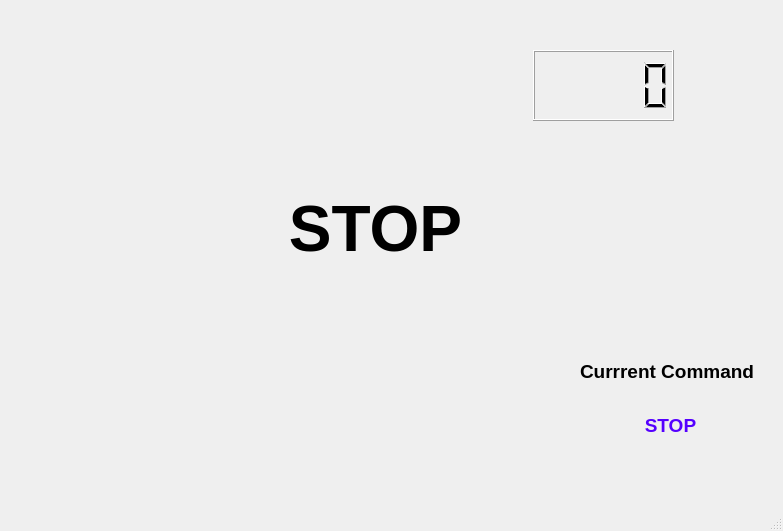
<?xml version="1.0" encoding="UTF-8"?>
<ui version="4.0">
 <class>MainWindow</class>
 <widget class="QMainWindow" name="MainWindow">
  <property name="geometry">
   <rect>
    <x>0</x>
    <y>0</y>
    <width>783</width>
    <height>531</height>
   </rect>
  </property>
  <property name="windowTitle">
   <string>Wheelchair Control</string>
  </property>
  <widget class="QWidget" name="centralwidget">
   <widget class="QLabel" name="imageLabel">
    <property name="geometry">
     <rect>
      <x>120</x>
      <y>170</y>
      <width>511</width>
      <height>121</height>
     </rect>
    </property>
    <property name="text">
     <string>&lt;html&gt;&lt;head/&gt;&lt;body&gt;&lt;p align=&quot;center&quot;&gt;&lt;span style=&quot; font-size:48pt; font-weight:600;&quot;&gt;STOP&lt;/span&gt;&lt;/p&gt;&lt;/body&gt;&lt;/html&gt;</string>
    </property>
   </widget>
   <widget class="QLCDNumber" name="lcdNumber">
    <property name="geometry">
     <rect>
      <x>533</x>
      <y>50</y>
      <width>141</width>
      <height>71</height>
     </rect>
    </property>
    <property name="autoFillBackground">
     <bool>true</bool>
    </property>
   </widget>
   <widget class="QLabel" name="label">
    <property name="geometry">
     <rect>
      <x>580</x>
      <y>360</y>
      <width>191</width>
      <height>21</height>
     </rect>
    </property>
    <property name="text">
     <string>&lt;html&gt;&lt;head/&gt;&lt;body&gt;&lt;p&gt;&lt;span style=&quot; font-size:14pt; font-weight:600;&quot;&gt;Currrent Command&lt;/span&gt;&lt;/p&gt;&lt;/body&gt;&lt;/html&gt;</string>
    </property>
   </widget>
   <widget class="QLabel" name="currentLabel">
    <property name="geometry">
     <rect>
      <x>590</x>
      <y>410</y>
      <width>161</width>
      <height>31</height>
     </rect>
    </property>
    <property name="text">
     <string>&lt;html&gt;&lt;head/&gt;&lt;body&gt;&lt;p align=&quot;center&quot;&gt;&lt;span style=&quot; font-size:14pt; font-weight:600; color:#5500ff;&quot;&gt;STOP&lt;/span&gt;&lt;/p&gt;&lt;/body&gt;&lt;/html&gt;</string>
    </property>
   </widget>
  </widget>
  <widget class="QMenuBar" name="menubar">
   <property name="geometry">
    <rect>
     <x>0</x>
     <y>0</y>
     <width>783</width>
     <height>21</height>
    </rect>
   </property>
  </widget>
  <widget class="QStatusBar" name="statusbar"/>
 </widget>
 <resources>
  <include location="dimages.qrc"/>
 </resources>
 <connections/>
</ui>
